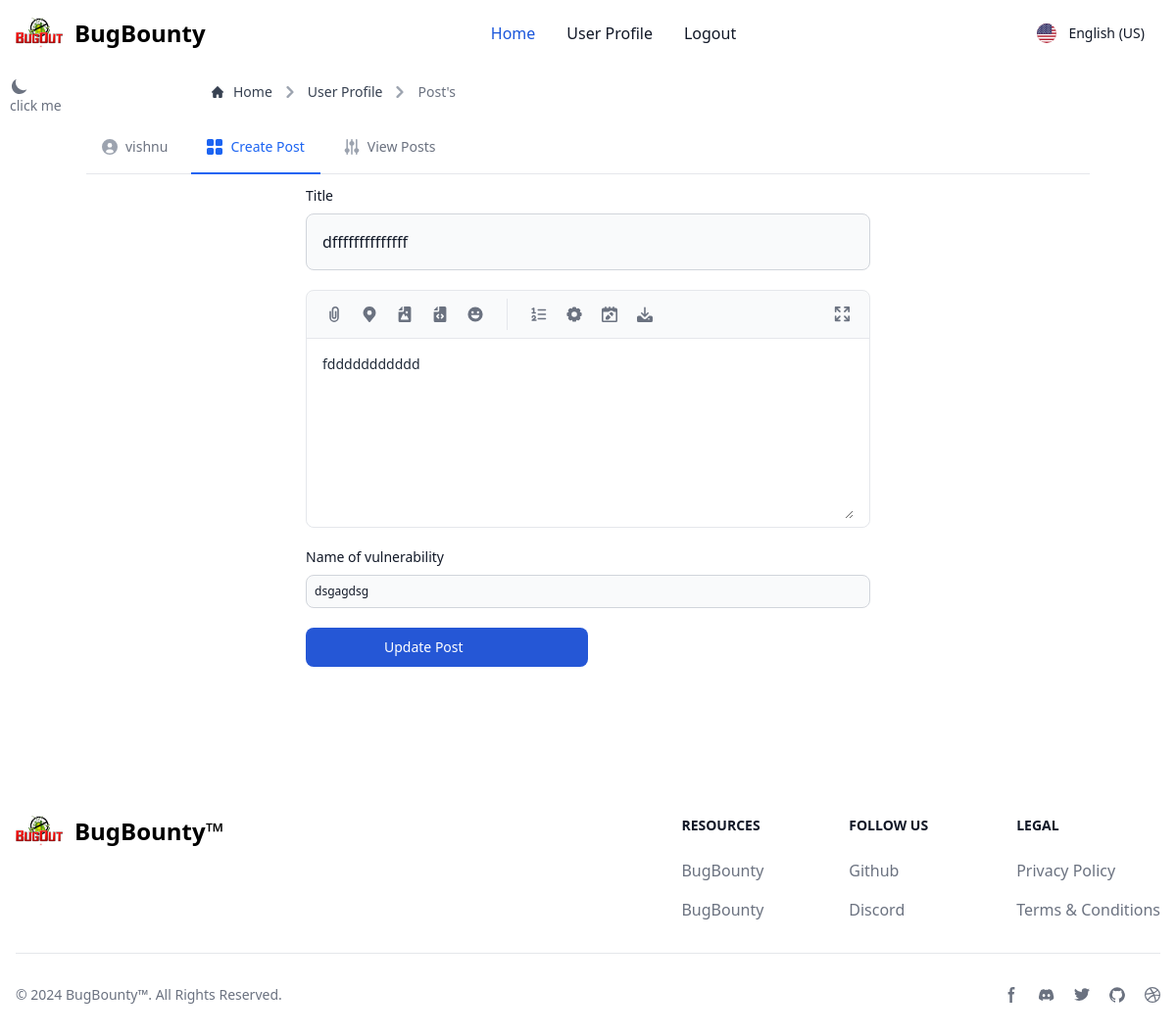
/updateposts/22/ (signed in), run on an earlier commit of the app's database.
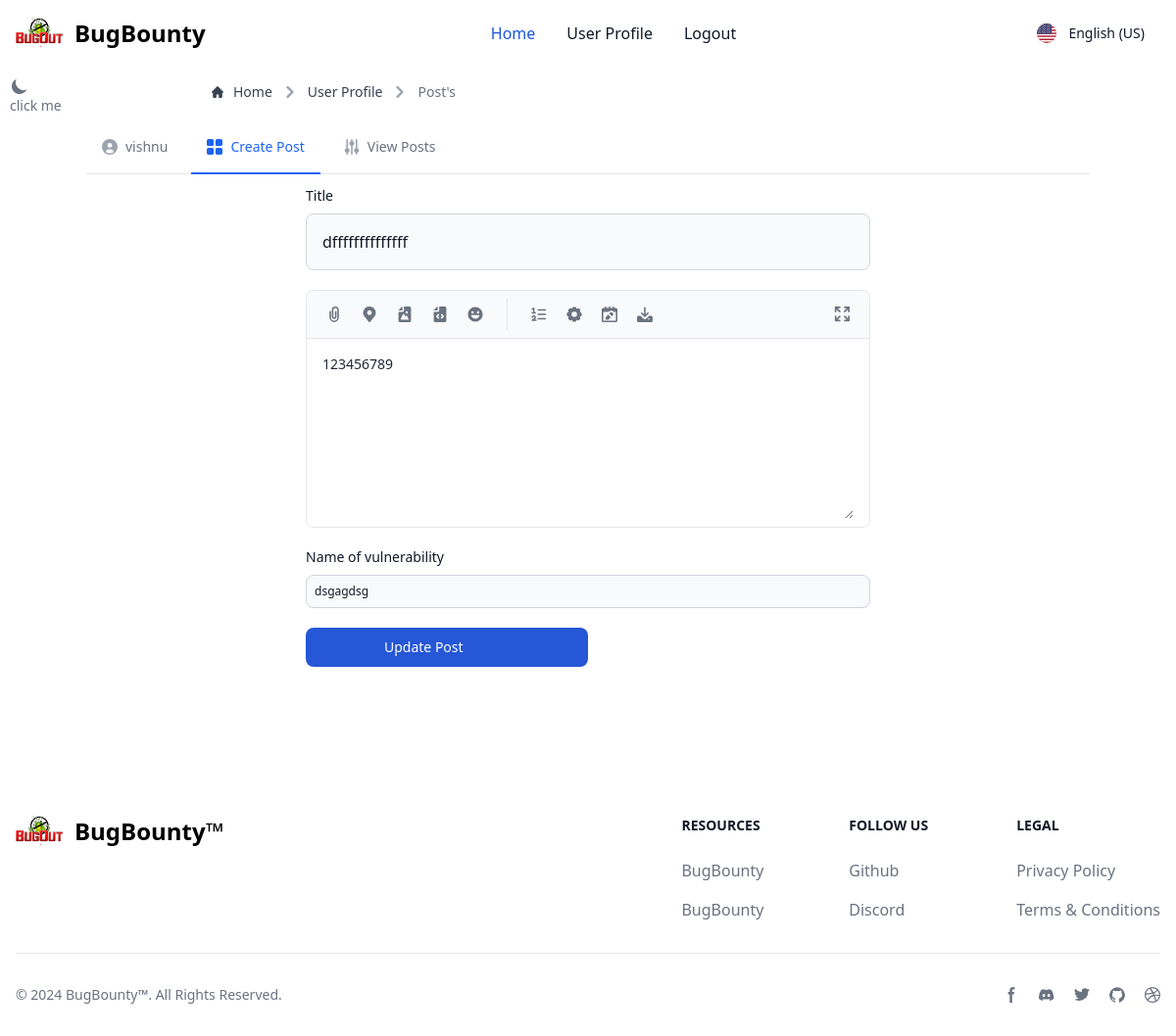
And on a later commit of the database.
### app/models.py (models this page shows)
class Posts(models.Model):
    title = models.CharField(max_length=150)
    description = models.TextField()
    tags = models.CharField(max_length=150, null=True, blank=True)
    user = models.ForeignKey(User, on_delete=models.CASCADE)
    date = models.DateField(auto_now=True)

### app/views.py (the view, shortened to what this page needs)
# urls.py: path('updateposts/<int:id>/', updatePost, name='updateposts'),
@login_required(login_url='/login')
def updatePost(request, id):
    query = Posts.objects.get(id=id)
    return render(request, 'editposts.html', {"query": query})

### app/templates/editposts.html (shortened to what the changed rows need)
{% extends 'base.html' %}
{% block content %}
{% block posts %}
<form class="max-w-sm md:max-w-xl mx-auto" method="post">
    <div class="mb-5">
        <label for="large-input" class="block mb-2 text-sm font-medium text-gray-900 dark:text-white">Title</label>
        <input type="text" value="{{query.title}}" id="large-input" name="title" class="block w-full p-4 text-gray-900 border border-gray-300 rounded-lg bg-gray-50 text-base focus:ring-blue-500 focus:border-blue-500 dark:bg-gray-700 dark:border-gray-600 dark:placeholder-gray-400 dark:text-white dark:focus:ring-blue-500 dark:focus:border-blue-500" required>
    </div>
    <div class="mb-5">
    <div class="w-full mb-4 border border-gray-200 rounded-lg bg-gray-50 dark:bg-gray-700 dark:border-gray-600">
        <div class="px-4 py-2 bg-white rounded-b-lg dark:bg-gray-800">
            <textarea id="editor" name="describtion" rows="8" class="block w-full px-0 text-sm text-gray-800 bg-white border-0 dark:bg-gray-800 focus:ring-0 dark:text-white dark:placeholder-gray-400" placeholder="Describe about post..." required />{{query.description}}</textarea>
        </div>
    </div>
    </div>
    <div>
        <label for="small-input" class="block mb-2 text-sm font-medium text-gray-900 dark:text-white">Name of vulnerability</label>
        <input type="text" value="{{query.tags}}" id="small-input" class="block w-full p-2 text-gray-900 border border-gray-300 rounded-lg bg-gray-50 text-xs focus:ring-blue-500 focus:border-blue-500 dark:bg-gray-700 dark:border-gray-600 dark:placeholder-gray-400 dark:text-white dark:focus:ring-blue-500 dark:focus:border-blue-500" name="tags">
    </div>
  </form>
{% endblock posts %}
{% endblock content %}

What changed in the data, as far as the page shows it:
changed Posts "dffffffffffffff": describtion "fddddddddddd" → "123456789"
